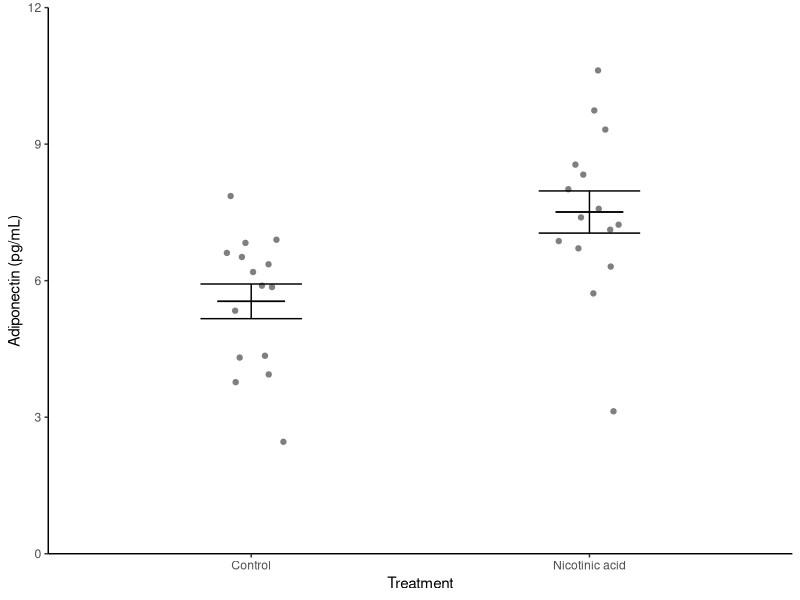
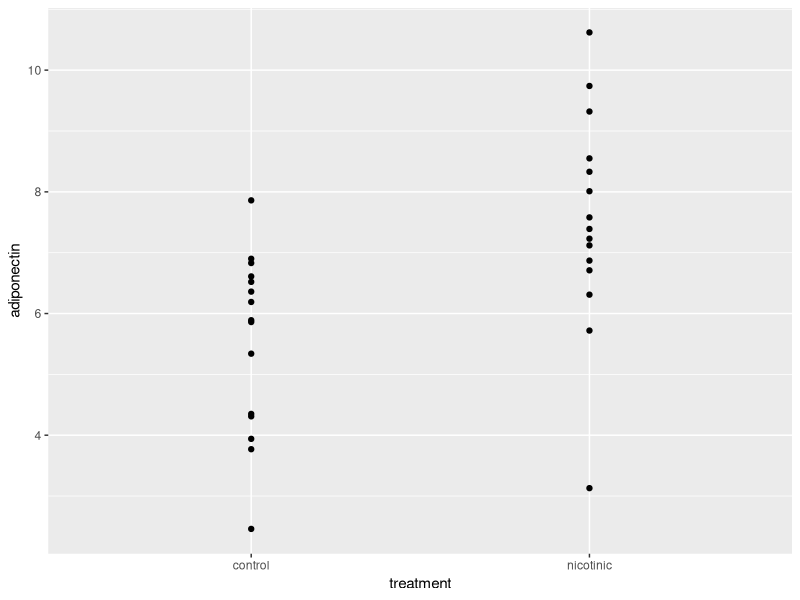
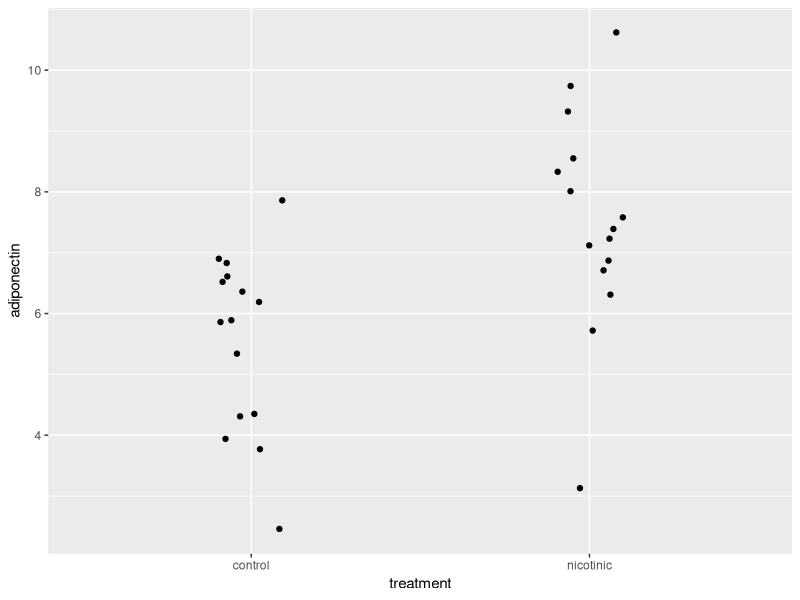
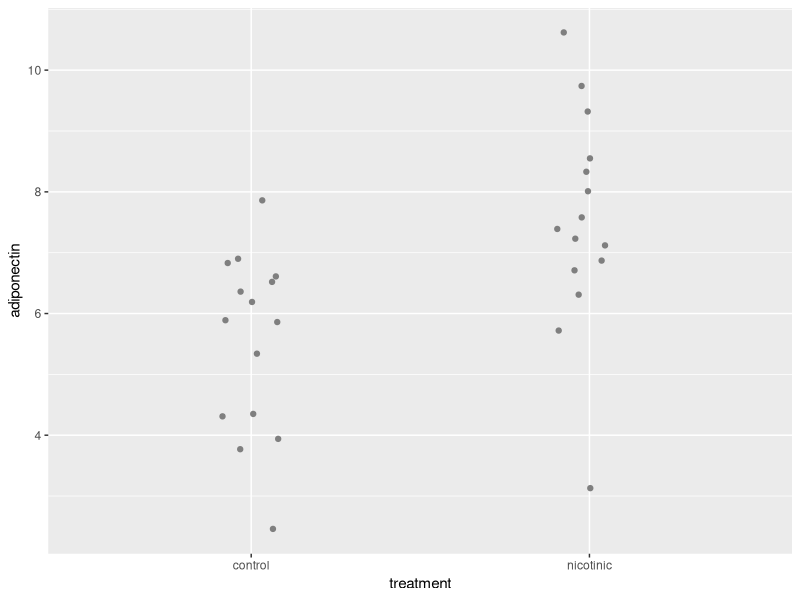
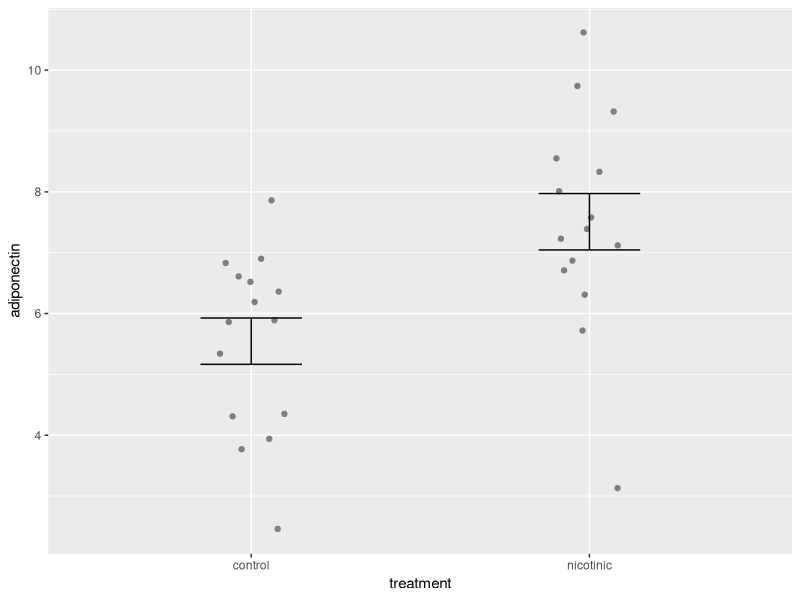
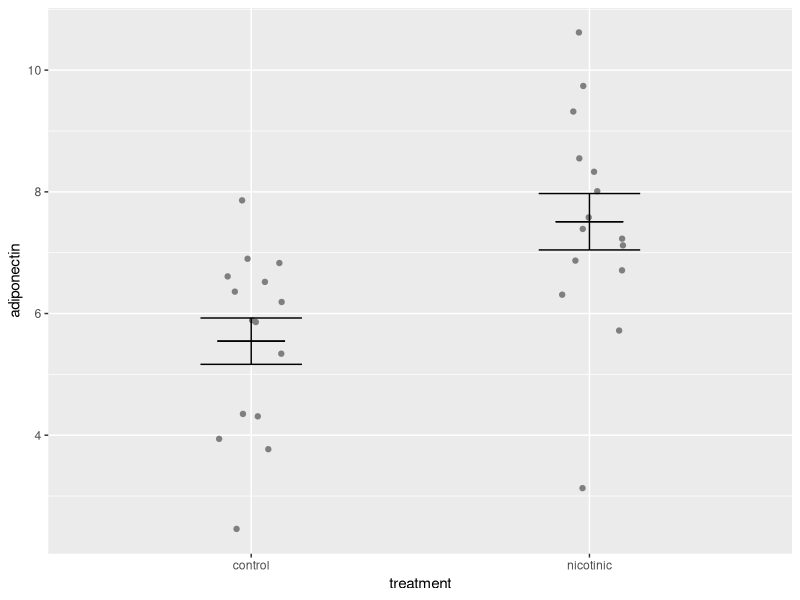
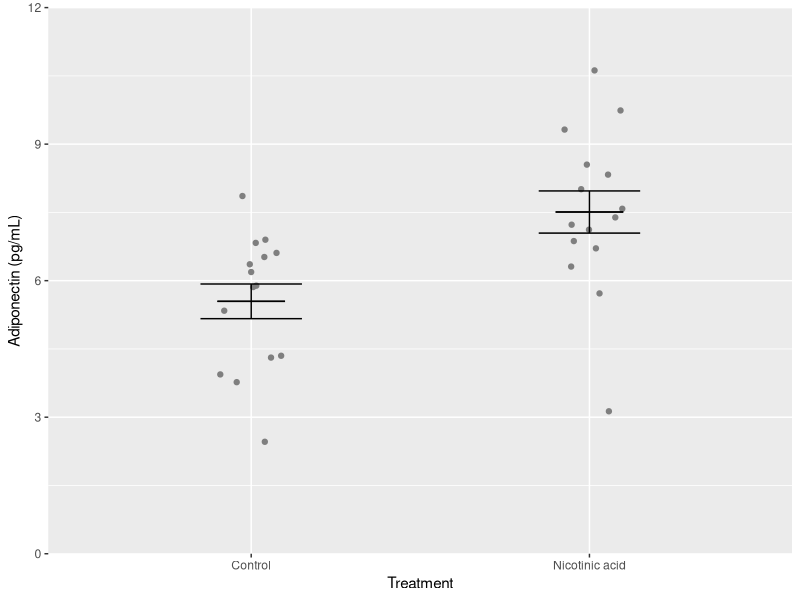
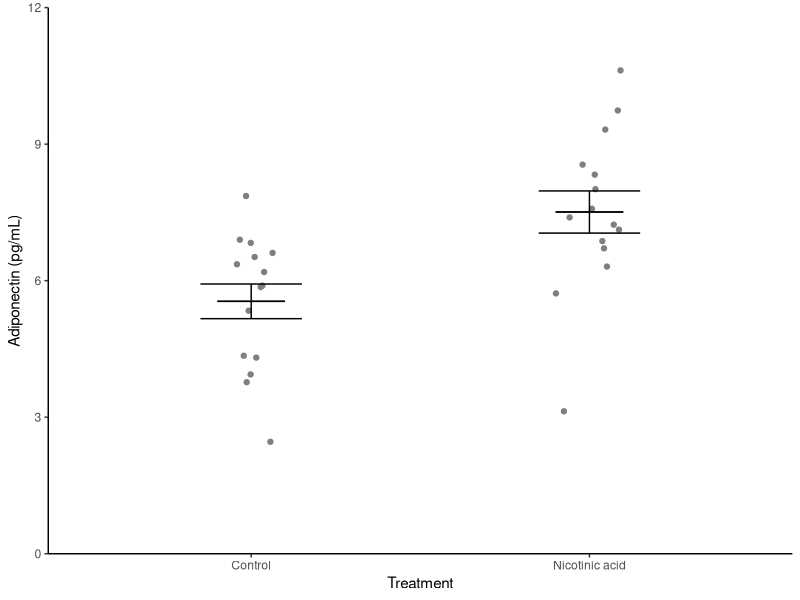

Reproduce these figures in R, in order.
## ---- chunk 1
#| include: false
library(tidyverse)
library(kableExtra)
## ---- chunk 2
#| include: false

#---CODING ANSWER---
adipocytes <- read_table("data-raw/adipocytes.txt")
## ---- chunk 3
adip_summary <- adipocytes %>%
  group_by(treatment) %>%
  summarise(mean = mean(adiponectin),
            std = sd(adiponectin),
            n = length(adiponectin),
            se = std/sqrt(n))

## ---- chunk 4
#| echo: false
knitr::kable(adip_summary) %>% kableExtra::kable_styling()
## ---- chunk 5
#| echo: false

ggplot() +
  geom_point(data = adipocytes, aes(x = treatment, y = adiponectin),
             position = position_jitter(width = 0.1, height = 0),
             colour = "gray50") +
  geom_errorbar(data = adip_summary, 
                aes(x = treatment, ymin = mean - se, ymax = mean + se),
                width = 0.3) +
  geom_errorbar(data = adip_summary, 
                aes(x = treatment, ymin = mean, ymax = mean),
                width = 0.2) +
  scale_y_continuous(name = "Adiponectin (pg/mL)", 
                     limits = c(0, 12), 
                     expand = c(0, 0)) +
  scale_x_discrete(name = "Treatment", 
                   labels = c("Control", "Nicotinic acid")) +
  theme_classic()

## ---- chunk 6
ggplot() +
  geom_point(data = adipocytes, 
             aes(x = treatment, y = adiponectin))
## ---- chunk 7
ggplot() +
  geom_point(data = adipocytes, 
             aes(x = treatment, y = adiponectin),
             position = position_jitter(width = 0.1, height = 0))
## ---- chunk 8
ggplot() +
  geom_point(data = adipocytes, 
             aes(x = treatment, y = adiponectin),
             position = position_jitter(width = 0.1, height = 0),
             colour = "grey50")
## ---- chunk 9
ggplot() +
  geom_point(data = adipocytes, aes(x = treatment, y = adiponectin),
             position = position_jitter(width = 0.1, height = 0),
             colour = "grey50") +
  geom_errorbar(data = adip_summary, 
                aes(x = treatment, ymin = mean - se, ymax = mean + se),
                width = 0.3) 
  
## ---- chunk 10
ggplot() +
  geom_point(data = adipocytes, aes(x = treatment, y = adiponectin),
             position = position_jitter(width = 0.1, height = 0),
             colour = "grey50") +
  geom_errorbar(data = adip_summary, 
                aes(x = treatment, ymin = mean - se, ymax = mean + se),
                width = 0.3) +
  geom_errorbar(data = adip_summary, 
                aes(x = treatment, ymin = mean, ymax = mean),
                width = 0.2)
  
## ---- chunk 11
ggplot() +
  geom_point(data = adipocytes, aes(x = treatment, y = adiponectin),
             position = position_jitter(width = 0.1, height = 0),
             colour = "grey50") +
  geom_errorbar(data = adip_summary, 
                aes(x = treatment, ymin = mean - se, ymax = mean + se),
                width = 0.3) +
  geom_errorbar(data = adip_summary, 
                aes(x = treatment, ymin = mean, ymax = mean),
                width = 0.2) +
  scale_y_continuous(name = "Adiponectin (pg/mL)", 
                     limits = c(0, 12), 
                     expand = c(0, 0)) +
  scale_x_discrete(name = "Treatment", 
                   labels = c("Control", "Nicotinic acid"))
  
## ---- chunk 12
ggplot() +
  geom_point(data = adipocytes, aes(x = treatment, y = adiponectin),
             position = position_jitter(width = 0.1, height = 0),
             colour = "gray50") +
  geom_errorbar(data = adip_summary, 
                aes(x = treatment, ymin = mean - se, ymax = mean + se),
                width = 0.3) +
  geom_errorbar(data = adip_summary, 
                aes(x = treatment, ymin = mean, ymax = mean),
                width = 0.2) +
  scale_y_continuous(name = "Adiponectin (pg/mL)", 
                     limits = c(0, 12), 
                     expand = c(0, 0)) +
  scale_x_discrete(name = "Treatment", 
                   labels = c("Control", "Nicotinic acid")) +
  theme_classic()
## ---- chunk 13
adipfig <- ggplot() +
  geom_point(data = adipocytes, aes(x = treatment, y = adiponectin),
             position = position_jitter(width = 0.1, height = 0),
             colour = "gray50") +
  geom_errorbar(data = adip_summary, 
                aes(x = treatment, ymin = mean - se, ymax = mean + se),
                width = 0.3) +
  geom_errorbar(data = adip_summary, 
                aes(x = treatment, ymin = mean, ymax = mean),
                width = 0.2) +
  scale_y_continuous(name = "Adiponectin (pg/mL)", 
                     limits = c(0, 12), 
                     expand = c(0, 0)) +
  scale_x_discrete(name = "Treatment", 
                   labels = c("Control", "Nicotinic acid")) +
  theme_classic()
## ---- chunk 14
ggsave("figures/adipocytes.png",
       plot = adipfig,
       device = "png",
       width = 3,
       height = 3,
       units = "in",
       dpi = 300)
## ---- chunk 15
#| include: false

#---CODING ANSWER---
seal <- read_csv("data-raw/seal.csv")
## ---- chunk 16
#| include: false

#---CODING ANSWER---

seal_summary <- seal %>%
  group_by(species) %>%
  summarise(mean = mean(myoglobin),
            std = sd(myoglobin),
            n = length(myoglobin),
            se = std/sqrt(n))

## ---- chunk 17
#| echo: false
knitr::kable(seal_summary) %>% kableExtra::kable_styling()
## ---- chunk 18
#| echo: false

#---CODING ANSWER---

sealfig <- ggplot() +
  geom_point(data = seal, aes(x = species, y = myoglobin),
             position = position_jitter(width = 0.1, height = 0),
             colour = "gray50") +
  geom_errorbar(data = seal_summary, 
                aes(x = species, ymin = mean - se, ymax = mean + se),
                width = 0.3) +
  geom_errorbar(data = seal_summary, 
                aes(x = species, ymin = mean, ymax = mean),
                width = 0.2) +
  scale_y_continuous(name = "Myoglobin concentration",
                     limits = c(0, 80), 
                     expand = c(0, 0)) +
  scale_x_discrete(labels = c("Bladdernose", "Harbour", "Weddell"), 
                   name = "Seal Species") +
  theme_classic()

## ---- chunk 19

ggsave("figures/seal-muscle.png",
       plot = sealfig,
       device = "png",
       width = 3,
       height = 3,
       units = "in",
       dpi = 300)
## ---- chunk 20
#| include: false

#---CODING ANSWER---
pigeons <- read_table("data-raw/pigeon.txt")
## ---- chunk 21
#| echo: false
knitr::kable(pigeons) %>% kableExtra::kable_styling()
## ---- chunk 22
#| echo: false
pigeons |> 
  pivot_longer(cols = everything(),
               names_to = "population",
               values_to = "distance") |> 
knitr::kable() %>% kableExtra::kable_styling()
## ---- chunk 23
pigeons <- pivot_longer(data = pigeons, 
                        cols = everything(), 
                        names_to = "population", 
                        values_to = "distance")
